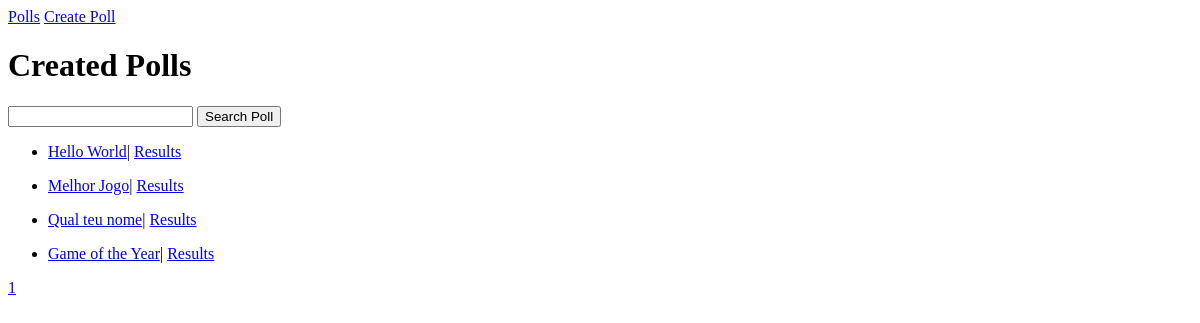
/, run on an earlier commit of the app's database.
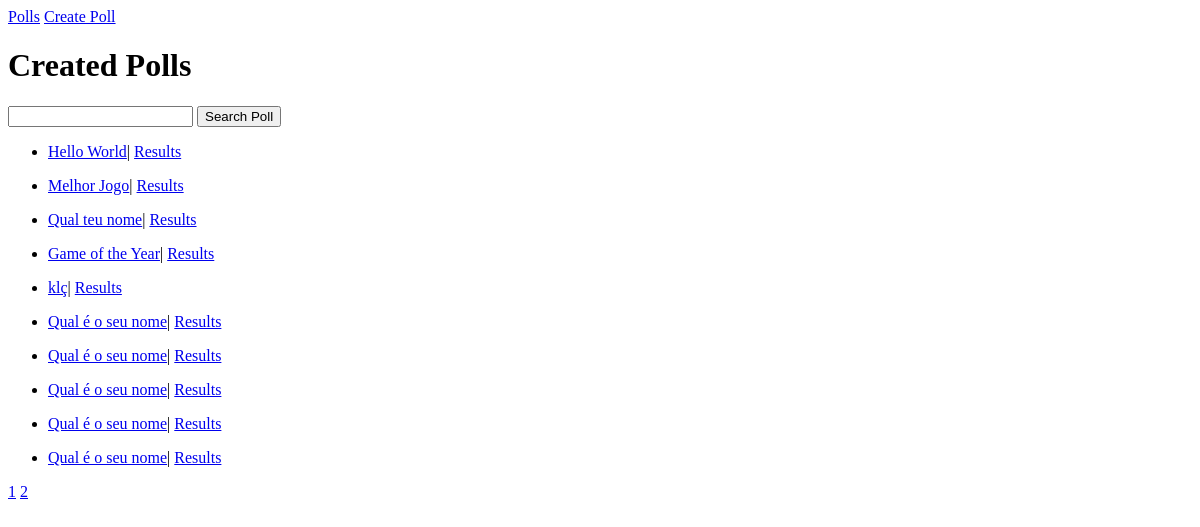
And on a later commit of the database.
### poll/models.py (models this page shows, shortened)
class Pergunta(models.Model):
    texto_pergunta = models.CharField(max_length=200)

### poll/views.py (the view)
# urls.py: path('', Home, name = 'home'),
def Home(request):
    if request.method == 'GET':
        lista_perguntas = Pergunta.objects.all()
        npaginas = n_paginas(lista_perguntas)
        lista_perguntas = Pergunta.objects.all()[:10]
        context = {
            'perguntas':lista_perguntas,
            'paginas':[x+1 for x in range(0,npaginas)]
        }
        return render(request, 'home.html', context)
    elif request.method == 'POST' and  request.POST.get('procurar'):
        lista_perguntas = Pergunta.objects.all().filter(texto_pergunta__icontains = request.POST.get('pergunta_procurada'))
        context = {
            'perguntas':lista_perguntas
        }
        return render(request, 'home.html', context)

### poll/views.py (called while the page is built)
def n_paginas(lista_perguntas):
    num = lista_perguntas.count()
    return math.ceil(num/10)

### polls/templates/home.html
{%extends 'base.html'%}
{%block home%}
{%block content%}
<h1>Created Polls</h1>
<form action="{%url 'home'%}" method="POST">{%csrf_token%}
<input type="text" name = 'pergunta_procurada'> <input type="submit" name = 'procurar' value = 'Search Poll'>
</form>
{%for p in perguntas%}
    <ul>
    <li><a href="{%url 'vote' p.pk%}">{{p.texto_pergunta}}</a>| <a href="{%url 'result' p.pk%}">Results</a></li>
    </ul>
{%endfor%}
{%for pagina in paginas%}
<a href="{%url 'home_pagina' pagina%}" name = 'pagina'>{{pagina}}</a>
{%endfor%}
{%endblock content%}
{%endblock home%}

### polls/templates/base.html (shortened to what this page needs)
<!DOCTYPE html>
<html lang="en">
{%load static%}
<head>
</head>
<header>
    <nav>
        <a href="{%url 'home'%}">Polls</a>
        <a href="{%url 'create'%}" target="_blank">Create Poll</a>
    </nav>
</header>
<body>
    {%block content%}
    {%endblock content%}
</body>
</html>

What changed in the data, as far as the page shows it:
added Pergunta: texto_pergunta "klç"
added Pergunta: texto_pergunta "Qual é o seu nome"
added Pergunta: texto_pergunta "Qual é o seu nome"
added Pergunta: texto_pergunta "Qual é o seu nome"
added Pergunta: texto_pergunta "Qual é o seu nome"
added Pergunta: texto_pergunta "Qual é o seu nome"
Also different on the page:
new list line: "2"
